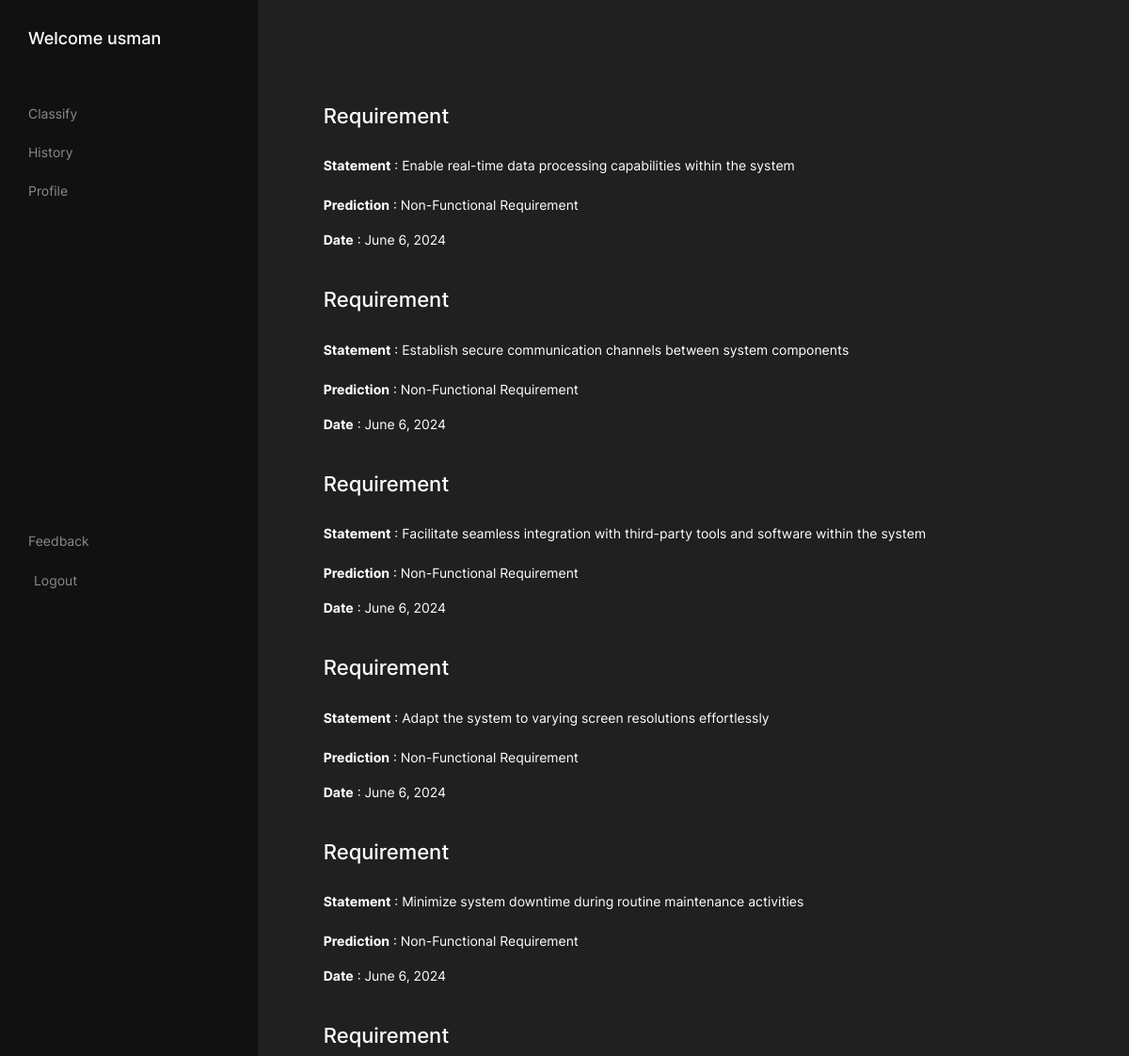
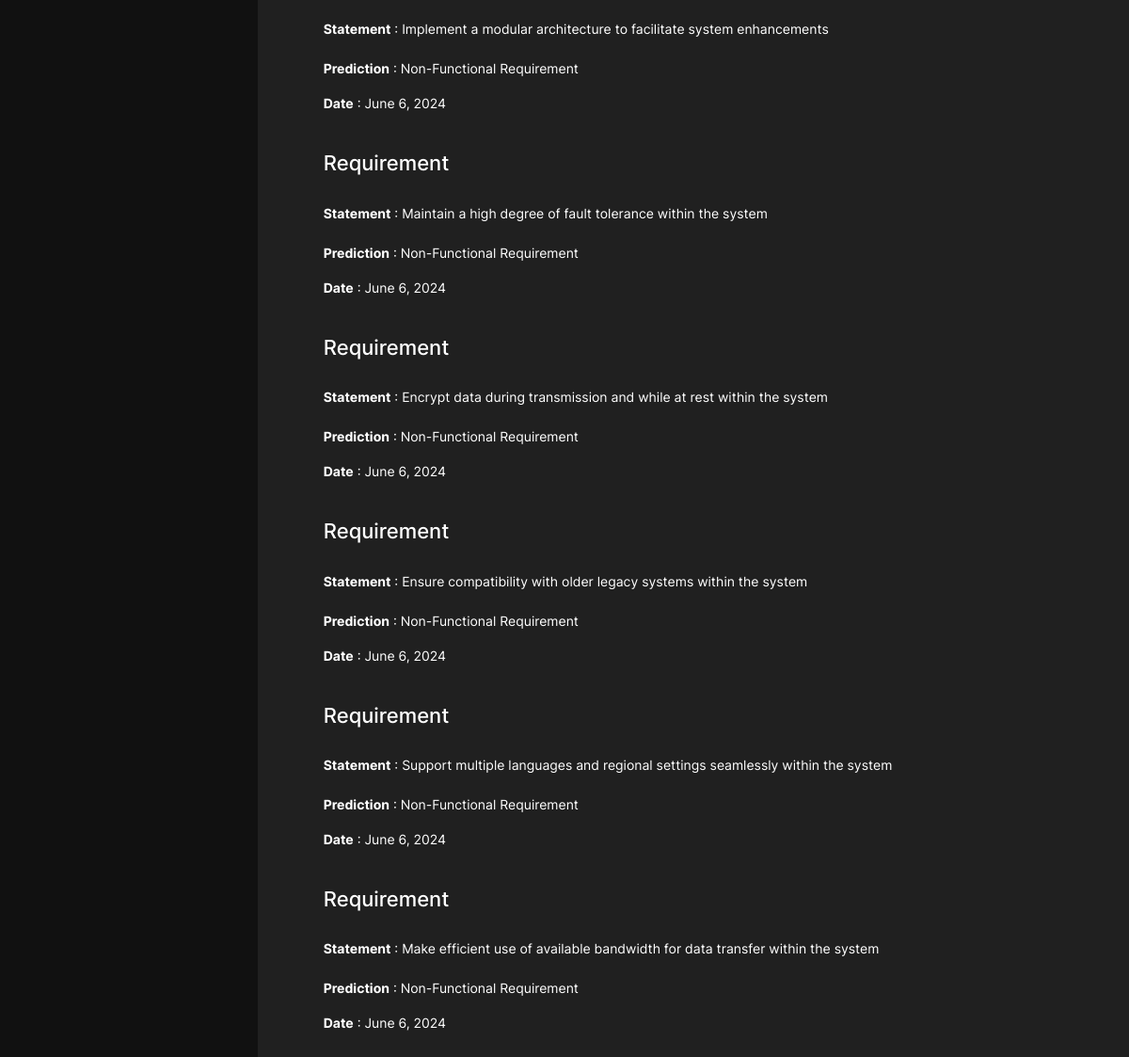
The app's page /details/Testing/ (signed in) with its own data (2 pictures, top to bottom).
### dashboard/models.py (models this page shows, shortened)
class RECORD(models.Model):
    title = models.CharField(max_length=255)
    content = models.TextField()
    date = models.DateField(auto_now_add=True)
    user = models.ForeignKey("auth.user", on_delete=models.CASCADE, null=True)
    prediction = models.CharField(max_length=255, default="Unknown")
    group = models.CharField(max_length=100,default="Unknown")

### dashboard/views.py (the view)
# urls.py: path("details/<str:group>/", detailed.as_view(), name="details"),
class detailed(LoginRequiredMixin, ListView):
    template_name = "dashboard/detailView.html"
    model = RECORD
    context_object_name = "records"
    def get_queryset(self):
        group = self.kwargs['group']
        return RECORD.objects.filter(group=group)

### templates/dashboard/detailView.html (shortened to what this page needs)
{% load static %}
<!doctype html>
<html class="h-100" lang="en">
<head>
    <link rel="stylesheet" href="{% static 'css/theme.min.css' %}">
</head>
<body class="bg-black text-white mt-0" data-bs-spy="scroll" data-bs-target="#navScroll">
    <div class="main_profile_div">
        <div class="inner">
            {% include 'sidebar.html' %}
            <div class="right">
                <div class="content">
                    <div class="records">
                        {% for record in records %}
                        <div style="margin:40px 0px;">
                            <h3 style="font-size: 22px;">
                                Requirement
                            </h3>
                            <br>
                            <div id="content">
                             <strong>Statement</strong> :  {{ record.content }} <br> <br>
                            </div>
                            <p>
                                <strong>Prediction</strong> :   {{ record.prediction }}
                            </p>
                            <p>
                              <strong>Date</strong> :   {{ record.date }}
                            </p>
                        </div>
                    {% endfor %}
                    </div>
                </div>
            </div>
        </div>
    </div>
</body>
</html>

### templates/sidebar.html (shortened to what this page needs)
<div class="left">
    <div class="head">
        <h2>Welcome {{user.username}}</h2>
    </div>
    <div class="links">
        <div class="upper_links">
            <a href="{% url 'input' %}">Classify</a>
            <a href="{% url 'history' %}">History</a>
            <a href="{% url 'profile' %}">Profile</a>
        </div>
        <div class="lower_links">
            <a href="{% url 'feedback' %}">Feedback</a>
            <form method="post" action="{% url 'logout' %}">
                <button class="logout" type="submit">Logout</button>
            </form>
        </div>
    </div>
</div>

### templates/dashboard/detailView.html (style rules this page uses)
.main_profile_div { background-color: #111; width: 100%; height: 100vh; font-size: 14px; }
.main_profile_div h2 { font-size: 18px; }
.main_profile_div .inner { display: flex; justify-content: space-between; min-height: 100vh; }
.left { padding: 30px; width: 23%; }
.right { padding: 20px; background-color: #202020; width: 78%; }
.left .links { height: 80vh; display: flex; flex-direction: column; justify-content: space-between; }
.left .links .upper_links { margin-top: 50px; display: flex; flex-direction: column; gap: 20px; }
.left .links a { text-decoration: none; color: #8A8A8E; ; }
.left .links .lower_links { display: flex; flex-direction: column; gap: 20px; }
.right .content { padding: 50px; }

### templates/sidebar.html (style rules this page uses)
.lower_links { margin-top: 300px; }
.logout { background:transparent; border:none; color:#8A8A8E; }

### records on screen
RECORD: content "Enable real-time data processing capabilities within the system", prediction "Non-Functional Requirement", date "June 6, 2024"
RECORD: content "Establish secure communication channels between system components", prediction "Non-Functional Requirement", date "June 6, 2024"
RECORD: content "Facilitate seamless integration with third-party tools and software within the system", prediction "Non-Functional Requirement", date "June 6, 2024"
RECORD: content "Adapt the system to varying screen resolutions effortlessly", prediction "Non-Functional Requirement", date "June 6, 2024"
RECORD: content "Minimize system downtime during routine maintenance activities", prediction "Non-Functional Requirement", date "June 6, 2024"
RECORD: content "Implement a modular architecture to facilitate system enhancements", prediction "Non-Functional Requirement", date "June 6, 2024"
RECORD: content "Maintain a high degree of fault tolerance within the system", prediction "Non-Functional Requirement", date "June 6, 2024"
RECORD: content "Encrypt data during transmission and while at rest within the system", prediction "Non-Functional Requirement", date "June 6, 2024"
RECORD: content "Ensure compatibility with older legacy systems within the system", prediction "Non-Functional Requirement", date "June 6, 2024"
RECORD: content "Support multiple languages and regional settings seamlessly within the system", prediction "Non-Functional Requirement", date "June 6, 2024"
RECORD: content "Make efficient use of available bandwidth for data transfer within the system", prediction "Non-Functional Requirement", date "June 6, 2024"

### other values on screen
{{ user.username }} "usman"
